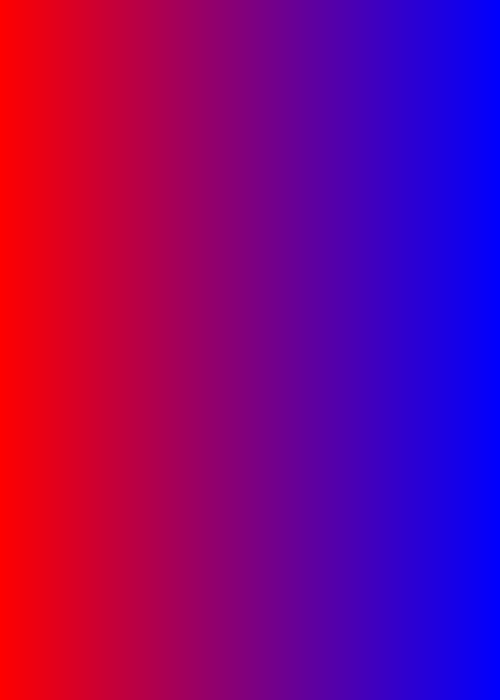
Frame 1 (no input)
Frame 60 (the mouse pressed at the canvas centre just before this capture): identical to frame 1, image omitted
Frame 120 (the mouse held since frame 60 and released just before this capture): identical to frame 1, image omitted

The Processing sketch that drew this single still picture (run headless with seeded random() and noise(); from frame 60 on, the mouse is pressed at the canvas centre):

// Processing sketch: w10_11_images_createImage_x_gradation
// ── w10_11_images_createImage_x_gradation.pde
// IMA NYU Shanghai
// Interaction Lab
// MOQN
// Nov 7 2016

PImage img;

void setup() {
  size(500, 700);
  img = createImage(width, height, RGB);
}

void draw() {
  img.loadPixels();
  int index = 0;
  for (int y = 0; y < img.height; y++) {
    for (int x = 0; x < img.width; x++) {
      float r = map(x, 0, img.width, 255, 0);
      float g = 0;
      float b = map(x, 0, img.width, 0, 255);
      img.pixels[index] = color(r, g, b);
      index++;
    }
  }
  img.updatePixels();
  image(img, 0, 0);
}
